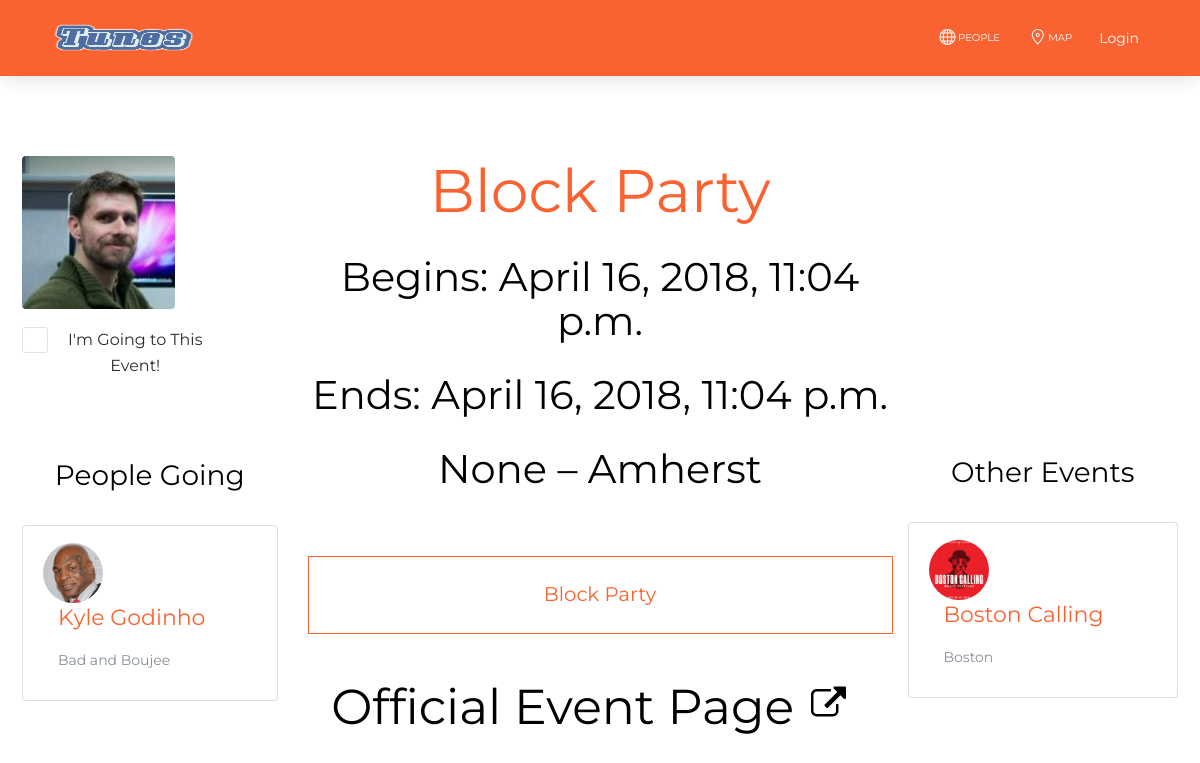
The app's page /Tunes/event/abe874ae-0c21-42e2-b0b1-ef7d72d9a8d7, older data.
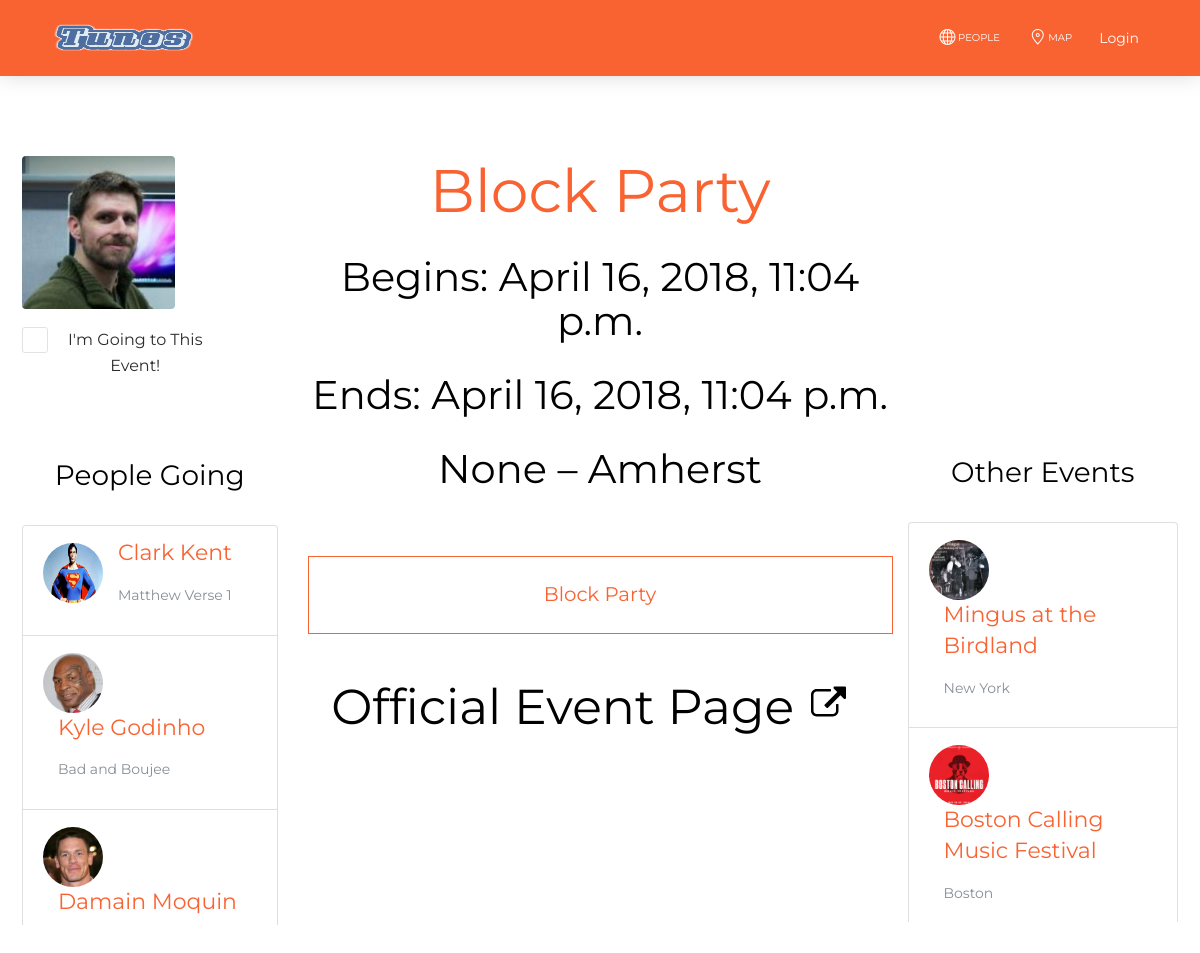
The same page, newer data.
### Tunes/models.py (models this page shows, shortened)
class Event(models.Model):
	id = models.UUIDField(primary_key=True, default=uuid.uuid4, help_text="Unique ID for this event")
	name = models.CharField(max_length=100)
	location = models.ForeignKey('Location', blank = True, null = True, on_delete=models.SET_NULL, related_name = "event_location")
	start_time = models.DateTimeField('Start Time', default=datetime.now, help_text="(yyyy-mm-dd hh:mm:ss)")
	end_time = models.DateTimeField('End Time', default=datetime.now, help_text="(yyyy-mm-dd hh:mm:ss)")
	description = models.TextField()
	image = models.ImageField(upload_to = 'images/events/', default = 'images/default.png', blank = True, null = True)
	host = models.ForeignKey('Profile', on_delete=models.CASCADE, related_name = "event_host")
	people = models.ManyToManyField('Profile', related_name = "people_attending")
	other_events = models.ManyToManyField('Event', related_name = "other_events_occuring")
	web_link = models.URLField('Web Link', max_length=250, blank = True, null = True, help_text="(http(s)://...)")
	venue = models.CharField(max_length=100, blank = True, null = True)
	latitude = models.DecimalField(max_digits=9, decimal_places=6, blank = True, null = True)
	longitude = models.DecimalField(max_digits=9, decimal_places=6, blank = True, null = True)
	def get_absolute_url(self):
		return reverse('event-detail', args=[str(self.id)])

class Profile(models.Model):
	id = models.UUIDField(primary_key=True, default=uuid.uuid4, help_text="Unique ID for this user")
	user = models.OneToOneField(User, on_delete=models.CASCADE)
	name = models.CharField(max_length=100)
	bio = models.TextField()
	events_hosting = models.ManyToManyField('Event', related_name = "user_events_hosting", blank = True, null = True)
	events_attending = models.ManyToManyField('Event', related_name = "user_events_attending", blank = True, null = True)
	events_attended = models.ManyToManyField('Event', related_name = "user_events_attended",  blank = True, null = True)
	anthem = models.ForeignKey('Song', on_delete=models.SET_NULL, null = True, related_name = "user_anthem")
	location = models.ForeignKey('Location', on_delete=models.SET_NULL, null = True, related_name = "user_location")
	followers = models.ManyToManyField('Profile', related_name = "user_followers",  blank = True, null = True)
	following = models.ManyToManyField('Profile', related_name = "user_following",  blank = True, null = True)
	rotation = models.ManyToManyField('Album')
	favorite_songs = models.ManyToManyField('Song')
	favorite_genres = models.ManyToManyField('Genre')
	hobbies = models.CharField(max_length=200)
	email = models.EmailField(blank = True, null = True)
	current_song = models.ForeignKey('Song', blank = True, null = True, on_delete=models.SET_NULL, related_name = "user_current_song", help_text="Currently listened to song")
	profile_picture = models.ImageField(upload_to = 'images/users/', default = 'images/default.png', blank = True, null = True)
	playlists = models.ManyToManyField('Playlist', blank = True, null = True, related_name = "playlist_user")
	latitude = models.DecimalField(max_digits=9, decimal_places=6, blank = True, null = True)
	longitude = models.DecimalField(max_digits=9, decimal_places=6, blank = True, null = True)
	def get_absolute_url(self):
		return reverse('user-detail', args=[str(self.id)])

class Song(models.Model):
	name = models.CharField(max_length=100)
	artist = models.ManyToManyField('Artist', related_name="song_artist")
	album = models.ManyToManyField('Album', related_name="song_album")
	embed_code = models.CharField(max_length=250, blank = True, null = True)
	def __str__(self):
		return self.name

class Location(models.Model):
	name = models.CharField(max_length=100, help_text="City Name")
	state = models.CharField(max_length=100)
	def __str__(self):
		return self.name

### Tunes/views.py (the view)
# urls.py: re_path(r'^event/(?P<pk>[-\w]+)$', views.EventDetailView.as_view(), name='event-detail'),
class EventDetailView(generic.DetailView):
    model = Event

### Tunes/templates/Tunes/event_detail.html (shortened to what this page needs)
{% extends "base_page.html" %}
{% block content %}
{% load static %}
{% load staticfiles %}
<head>
    <link rel='stylesheet' type='text/css' href="{% static 'css/eventstyle.css' %}" />
</head>
<body>
    <div class="text-center" id="allthings">
		<div class="row justify-content-left">
            <div class="col-md-3" id="leftcol">
                <div id="imagespace">
                    <a href="{{ event.web_link }}" id="eventlink">
                        <img src="{{ event.image.url }}" alt="{{ event.name }}" class="rounded" id="eventpic">
                    </a>
                    <div class="checkbox" id=checksection>
                        <label for="checkbox1" id=checkboxtext>
                            I'm Going to This Event!
                        </label>
                    </div>
                </div>
                <h3><a class="main-col-head" href="#">People Going</a></h3>
					<div class="list-group">
                        {% if event.people %}
                            {% for u in event.people.all %}
                                <a href="{{ u.get_absolute_url }}" class="list-group-item">
        						<img src="{{ u.profile_picture.url }}" class="rounded-circle" alt="{{ u.name }}">
        						<div class="list-text">
        						<h5 class="list-group-item-heading text-primary text-left">{{ u.name }}</h5>
        						<p class="list-group-item-text text-muted text-left">{{ u.anthem }}</p>
        						</div>
        						</a>
                            {% endfor %}
                        {% else %}
                        <p>No Users :(</p>
                        {% endif %}
                    </div>
            </div>
            <div class="col-md-6" id=maininfo>
                <h1 class="list-group-item-heading text-primary text-center" id="eventname">{{ event.name }}</h1>
                <h2 class="list-group-item-heading text-primary text-center" id="eventdate">Begins: {{ event.start_time }}</h2>
                <h2 class="list-group-item-heading text-primary text-center" id="eventdate">Ends: {{ event.end_time }}</h2>
                <h2 class="list-group-item-heading text-primary text-center" id="eventlocation">{{ event.venue }} – {{ event.location }}</h2>
                <div class="typography-line" id=eventdesc>
                    <blockquote>
                        <p class="blockquote blockquote-primary">
                            {{ event.description }}
                        </p>
                    </blockquote>
                </div>
                <h1 class="list-group-item-heading text-primary text-center"><a href="{{ event.web_link }}" id="eventlink">Official Event Page &ensp; &ensp;</a></h1>
            </div>
            <div class="col-md-3" id="eventbar">
				<h3><a class="main-col-head" href="#">Other Events</a></h3>
					<div class="list-group">
                        {% if event.other_events %}
                            {% for e in event.other_events.all %}
                                <a href="{{ e.get_absolute_url }}" class="list-group-item">
                                <img src="{{ e.image.url }}" class="rounded-circle" alt="{{ e.name }}">
                                <div class="list-text">
                                <h5 class="list-group-item-heading text-primary text-left">{{ e.name }}</h5>
                                <p class="list-group-item-text text-muted text-left">{{ e.location }}</p>
                                </div>
                                </a>
                            {% endfor %}
                        {% else %}
                        <p>No Users :(</p>
                        {% endif %}
                    </div>
            </div>
        </div>
    </div>
</body>
{% endblock %}

### Tunes/templates/base_page.html (shortened to what this page needs)
<!DOCTYPE html>
<html lang="en">
<head>
    {% load static %}
    <link rel="stylesheet" href="https://maxcdn.bootstrapcdn.com/font-awesome/latest/css/font-awesome.min.css" />
  <link rel="stylesheet" href="https://unpkg.com/leaflet@1.3.1/dist/leaflet.css"
/>
  <link rel="stylesheet" href="{% static 'css/style.css' %}">
  <link href="{% static 'css/bootstrap.min.css' %}" rel="stylesheet" />
  <link href="{% static 'css/now-ui-kit.css' %}" rel="stylesheet" />
</head>
<body class="sidebar-collapse">
    <nav class="navbar navbar-expand-lg static-top bg-primary">
    <div class="container">
            <div class="navbar-translate">
                <a class="navbar-brand" href="{% url 'index' %}"><img src="{% static 'images/Tunes-logo.png' %}" height="40" width="200"></a>
            </div>
            <div class="collapse navbar-collapse" id="navbarToggler">
                <ul class="navbar-nav ml-auto">
                    <li class="nav-item">
                        <a href="{% url 'people' %}" class="nav-link"><i class="now-ui-icons business_globe" ></i>PEOPLE</a>
                    </li>
                    <li class="nav-item">
                        <a href="{% url 'maps' %}" class="nav-link"><i class="now-ui-icons location_pin"></i>MAP</a>
                    </li>
                </ul>
            </div>
            <div class="dropdown">
                {% if request.user.is_authenticated  %}
                    <a href="#pablo" class=" btn btn-default dropdown-toggle" data-toggle="dropdown" id="navbarDropdownMenuLink1"> {{ request.user.get_username }}</a>
                    <ul class="dropdown-menu" aria-labelledby="navbarDropdownMenuLink1">
                        <a class="dropdown-item " href="{% url 'my_profile'%}?next={{request.path}}">My Profile</a>
                        <a class="dropdown-item " href="{% url 'settings'%}?next={{request.path}}">Settings</a>
                        <div class="dropdown-divider"></div>
                        <a class="dropdown-item" href="{% url 'logout'%}?next={{request.path}}">Logout</a>
                    </ul>
                {% else %}
                    <a href="{% url 'login' %}?next={{request.path}}" class="nav-link">Login</a>
                {% endif %}
            </div>
        </div>
</nav>
{% block content %}{% endblock %}
</body>
</html>

### Tunes/static/css/style.css (style rules this page uses)
.list-group { min-height: 300px; max-height: 400px; overflow-y: auto; }
.list-group a { font-size: 14px; }
.list-group img { width: 60px; height: 60px; margin-top: 5px; float: left; }
.list-text { float: left; display: inline; padding-left: 15px; max-width: 230px; }
.main-col-head { color: black; }

### Tunes/static/css/eventstyle.css (style rules this page uses)
.list-group { min-height: 300px; max-height: 400px; overflow-y: auto; }
.list-group a { font-size: 14px; }
.list-group img { width: 60px; height: 60px; margin-top: 5px; float: left; }
.list-text { float: left; display: inline; padding-left: 15px; max-width: 230px; }
.main-col-head { color: black; }
#leftcol { padding-left: 3%; }
#eventbar { padding-left: 0%; padding-right: 3%; padding-top: 19%; }
#eventpic { display: block; max-width: 50px !important; height: auto; }
#eventname { font-size: 60px; padding-bottom: 4%; }
#eventdate { font-size: 40px; color: black !important; }
#eventlocation { color: black !important; }
#checksection { padding-top: 7%; padding-bottom: 2%; padding-right: 25%; }
#checkboxtext { font-size: 16px; }
#eventdesc { padding-right: 0%; padding-top: 6%; font-size: 18px; padding-bottom: 5%; }
#eventlink { color: black !important; background: url('assets/images/link.svg') no-repeat 100% 0; background-size: 35px 35px; background-position: bottom 17px left 480px; }
#allthings { padding-top: 5%; }

Row changes from the older to the newer data that the page shows:
added Profile: profile_picture (picture), name "Clark Kent", anthem "Matthew Verse 1"
added Profile: profile_picture (picture), name "Damain Moquin"
added Event: image (picture), name "Mingus at the Birdland", location "New York"
changed Event "Boston": name "Boston Calling" → "Boston Calling Music Festival"
